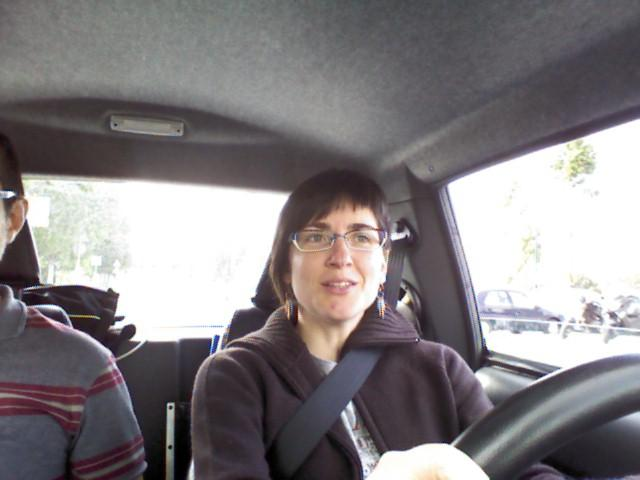
#> input picture Driver.jpg, 640 x 480 px, found by its file name
$ python drowsiness_detector.py
#> lines starting #> are read from the running program, lines starting #| are printed output that depends on the picture; after the words box and inside, x2 and y2 are one past the last pixel; in counts of white or black regions, pixels touching at a corner belong together
"""
Driver Drowsiness Detector — Image Input Pipeline
Stages:
  1. Grayscale        → cv2.cvtColor
  2. Filtering        → Gaussian / Bilateral blur
  3. Face Detection   → Haar Cascade (frontal face)
  4. Eye ROI Extract  → Haar eye cascade + geometric crop
  5. Feature Transform→ EAR (Eye Aspect Ratio) via MediaPipe landmarks
"""

import cv2
import numpy as np
import sys
from scipy.spatial import distance as dist


# ─────────────────────────────────────────────────────────────
# CONFIG
# ─────────────────────────────────────────────────────────────
FACE_CASCADE_PATH = cv2.data.haarcascades + "haarcascade_frontalface_default.xml"
EYE_CASCADE_PATH  = cv2.data.haarcascades + "haarcascade_eye.xml"

EAR_THRESH = 0.25   # below this → eye considered closed


# ─────────────────────────────────────────────────────────────
# STAGE 1 — Grayscale  (3 channels → 1 channel)
# ─────────────────────────────────────────────────────────────
def to_grayscale(frame: np.ndarray) -> np.ndarray:
    gray = cv2.cvtColor(frame, cv2.COLOR_BGR2GRAY)
    print(f"[Stage 1] Grayscale shape: {gray.shape}")
    return gray


# ─────────────────────────────────────────────────────────────
# STAGE 2 — Filtering  (denoise)
# ─────────────────────────────────────────────────────────────
def filter_frame(gray: np.ndarray, method: str = "bilateral") -> np.ndarray:
    if method == "gaussian":
        filtered = cv2.GaussianBlur(gray, (5, 5), 0)
    else:  # bilateral preserves edges better for face/eye detection
        filtered = cv2.bilateralFilter(gray, d=9, sigmaColor=75, sigmaSpace=75)
    print(f"[Stage 2] Filtering method: {method}")
    return filtered


# ─────────────────────────────────────────────────────────────
# STAGE 3 — Face Detection  (Haar Cascade frontal face)
# ─────────────────────────────────────────────────────────────
def detect_faces(gray: np.ndarray, frame: np.ndarray):
    face_cascade    = cv2.CascadeClassifier(FACE_CASCADE_PATH)
    profile_cascade = cv2.CascadeClassifier(cv2.data.haarcascades + "haarcascade_profileface.xml")

    # Try frontal first
    faces = face_cascade.detectMultiScale(
        gray,
        scaleFactor=1.1,
        minNeighbors=5,
        minSize=(80, 80),
    )

    # If frontal fails, relax parameters (catches tilted/drowsy faces)
    if len(faces) == 0:
        print("[Stage 3] Frontal strict failed, trying relaxed...")
        faces = face_cascade.detectMultiScale(
            gray,
            scaleFactor=1.05,
            minNeighbors=3,
            minSize=(60, 60),
        )

    # If still nothing, try profile cascade (tilted head)
    if len(faces) == 0:
        print("[Stage 3] Frontal relaxed failed, trying profile...")
        faces = face_cascade.detectMultiScale(
            cv2.flip(gray, 1),  # try mirrored too
            scaleFactor=1.05,
            minNeighbors=3,
            minSize=(60, 60),
        )
        # Mirror coordinates back
        if len(faces) > 0:
            h_img, w_img = gray.shape
            faces = np.array([(w_img - x - w, y, w, h) for (x, y, w, h) in faces])

    print(f"[Stage 3] Faces detected: {len(faces)}")

    for (x, y, w, h) in faces:
        cv2.rectangle(frame, (x, y), (x + w, y + h), (0, 200, 100), 2)
        cv2.putText(frame, "Face", (x, y - 6),
                    cv2.FONT_HERSHEY_SIMPLEX, 0.6, (0, 200, 100), 2)

    return faces, frame


# ─────────────────────────────────────────────────────────────
# STAGE 4 — Eye ROI Extraction  (Haar eye cascade + geometric crop)
# ─────────────────────────────────────────────────────────────
def apply_nms(eyes, overlap_thresh=0.3):
    """Suppress overlapping eye boxes, keep the largest (highest area)."""
    if len(eyes) == 0:
        return []
    boxes  = np.array([[x, y, x+w, y+h] for (x,y,w,h) in eyes], dtype=float)
    areas  = (boxes[:,2]-boxes[:,0]) * (boxes[:,3]-boxes[:,1])
    order  = areas.argsort()[::-1]
    keep   = []
    while len(order) > 0:
        i = order[0]
        keep.append(i)
        xx1 = np.maximum(boxes[i,0], boxes[order[1:],0])
        yy1 = np.maximum(boxes[i,1], boxes[order[1:],1])
        xx2 = np.minimum(boxes[i,2], boxes[order[1:],2])
        yy2 = np.minimum(boxes[i,3], boxes[order[1:],3])
        inter = np.maximum(0, xx2-xx1) * np.maximum(0, yy2-yy1)
        iou   = inter / (areas[i] + areas[order[1:]] - inter)
        order = order[1:][iou < overlap_thresh]
    return [eyes[i] for i in keep]


def extract_eye_rois(gray: np.ndarray, frame: np.ndarray, faces):
    eye_cascade = cv2.CascadeClassifier(EYE_CASCADE_PATH)
    all_eye_rois = []

    for (fx, fy, fw, fh) in faces:
        # Geometric crop: upper 55% of face only
        eye_region_gray = gray[fy : fy + int(fh * 0.55), fx : fx + fw]

        eyes_raw = eye_cascade.detectMultiScale(
            eye_region_gray,
            scaleFactor=1.1,
            minNeighbors=5,
            minSize=(20, 20),
        )

        print(f"[Stage 4] Raw detections: {len(eyes_raw)}")

        # NMS → remove overlapping duplicates
        eyes = apply_nms(list(eyes_raw) if len(eyes_raw) > 0 else [])

        # Ratio filter: keep only boxes whose size is plausible for a real eye
        # Eye width  should be 10-40% of face width
        # Eye height should be  5-25% of face height
        MIN_EYE_W, MAX_EYE_W = 0.10 * fw, 0.40 * fw
        MIN_EYE_H, MAX_EYE_H = 0.05 * fh, 0.25 * fh
        eyes = [(x,y,w,h) for (x,y,w,h) in eyes
                if MIN_EYE_W <= w <= MAX_EYE_W and MIN_EYE_H <= h <= MAX_EYE_H]
        print(f"[Stage 4] After ratio filter: {len(eyes)}")

        # Split face into left/right halves, pick best candidate from each
        mid_x = fw // 2
        left_candidates  = [(x,y,w,h) for (x,y,w,h) in eyes if (x + w//2) < mid_x]
        right_candidates = [(x,y,w,h) for (x,y,w,h) in eyes if (x + w//2) >= mid_x]

        best_left  = max(left_candidates,  key=lambda e: e[2]*e[3]) if left_candidates  else None
        best_right = max(right_candidates, key=lambda e: e[2]*e[3]) if right_candidates else None

        eyes = [e for e in [best_left, best_right] if e is not None]
        eyes = sorted(eyes, key=lambda e: e[0])  # left-to-right

        print(f"[Stage 4] Eyes after NMS + filter: {len(eyes)}")

        for (ex, ey, ew, eh) in eyes:
            abs_x, abs_y = fx + ex, fy + ey
            cv2.rectangle(frame,
                          (abs_x, abs_y),
                          (abs_x + ew, abs_y + eh),
                          (255, 180, 0), 2)
            roi_gray = eye_region_gray[ey : ey + eh, ex : ex + ew]
            all_eye_rois.append((roi_gray, (abs_x, abs_y, ew, eh)))

    return all_eye_rois, frame


# ─────────────────────────────────────────────────────────────
# STAGE 5 — Pupil detection via HoughCircles
# ─────────────────────────────────────────────────────────────
def detect_pupil(roi_gray: np.ndarray, roi_w: int, roi_h: int):
    """
    Detect pupil in eye ROI using HoughCircles.

    Steps:
    1. Resize ROI to fixed size for consistent detection
    2. Equalise histogram → boosts contrast of dark iris/pupil
    3. Blur to reduce noise (HoughCircles needs smooth input)
    4. HoughCircles to find circular pupil
    5. Filter by radius: pupil should be 10–40% of ROI width

    Returns: (circle, roi_display) where circle is (cx, cy, r) or None
    """
    if roi_gray is None or roi_gray.size == 0:
        return None, roi_gray

    # Step 1: resize to fixed width for consistent min/maxRadius
    scale  = 80 / roi_w
    rw     = 80
    rh     = max(1, int(roi_h * scale))
    roi    = cv2.resize(roi_gray, (rw, rh))

    # Step 2: histogram equalisation — improves contrast in varied lighting
    roi = cv2.equalizeHist(roi)

    # Step 3: Gaussian blur — required before HoughCircles
    roi_blur = cv2.GaussianBlur(roi, (7, 7), 1.5)

    # Step 4: HoughCircles
    # minRadius / maxRadius tuned to 10–40% of ROI width
    min_r = max(3,  int(rw * 0.10))
    max_r = max(min_r + 1, int(rw * 0.40))

    circles = cv2.HoughCircles(
        roi_blur,
        cv2.HOUGH_GRADIENT,
        dp=1.2,
        minDist=rw // 2,      # only one pupil per eye
        param1=50,            # Canny edge threshold
        param2=15,            # accumulator threshold (lower = more detections)
        minRadius=min_r,
        maxRadius=max_r
    )

    # Build a colour display ROI for visualisation
    roi_display = cv2.cvtColor(roi, cv2.COLOR_GRAY2BGR)

    if circles is not None:
        circles = np.round(circles[0, :]).astype(int)
        # Pick the circle closest to the ROI centre
        cx_roi, cy_roi = rw // 2, rh // 2
        best = min(circles, key=lambda c: abs(c[0]-cx_roi) + abs(c[1]-cy_roi))
        cx, cy, r = best
        cv2.circle(roi_display, (cx, cy), r,  (0, 255, 0), 1)
        cv2.circle(roi_display, (cx, cy), 2,  (0, 255, 0), -1)
        # Scale circle coords back to original ROI size
        orig_cx = int(cx / scale)
        orig_cy = int(cy / scale)
        orig_r  = int(r  / scale)
        return (orig_cx, orig_cy, orig_r), roi_display

    return None, roi_display


def feature_transform(eye_rois: list, frame: np.ndarray) -> list:
    """Detect pupil in each eye ROI and annotate the frame."""
    results_list = []
    eye_labels = ["Left", "Right"]

    for idx, (roi_gray, (ax, ay, aw, ah)) in enumerate(eye_rois):
        label = eye_labels[idx] if idx < 2 else f"Eye{idx+1}"

        circle, roi_display = detect_pupil(roi_gray, aw, ah)

        state = "OPEN" if circle is not None else "CLOSED"
        color = (0, 220, 0) if state == "OPEN" else (0, 0, 255)

        print(f"[Stage 5] {label} eye | Pupil: {'detected' if circle else 'not found'} → {state}")

        # Draw pupil circle on main frame if found
        if circle is not None:
            pcx, pcy, pr = circle
            cv2.circle(frame, (ax + pcx, ay + pcy), pr, (0, 255, 0), 1)
            cv2.circle(frame, (ax + pcx, ay + pcy), 2,  (0, 255, 0), -1)

        # Coloured border around eye box
        cv2.rectangle(frame, (ax, ay), (ax + aw, ay + ah), color, 2)

        # Label
        cv2.putText(frame, f"{label}: {state}",
                    (ax, ay - 8),
                    cv2.FONT_HERSHEY_SIMPLEX, 0.45, color, 1)

        results_list.append({"eye": label, "state": state, "pupil": circle})

    return results_list


# ─────────────────────────────────────────────────────────────
# DROWSINESS VERDICT
# ─────────────────────────────────────────────────────────────
def drowsiness_verdict(eye_results: list) -> str:
    if not eye_results:
        return "NO EYES DETECTED"

    closed = sum(1 for r in eye_results if r["state"] == "CLOSED")
    verdict = "DROWSY" if closed >= 1 else "AWAKE"
    print(f"\n[Result] Closed eyes: {closed}/{len(eye_results)} → {verdict}")
    return verdict


# ─────────────────────────────────────────────────────────────
# MAIN PIPELINE
# ─────────────────────────────────────────────────────────────
def run_pipeline(image_path: str):
#> called with image_path = 'driver.jpg'
    frame = cv2.imread(image_path)
#> frame is the input picture: shape (480, 640, 3); mean B, G, R 129, 126.4, 131.1
    if frame is None:
        raise FileNotFoundError(f"Cannot open image: {image_path}")

    print(f"\n{'='*55}")
    print(f"  Driver Drowsiness Detector — Image: {image_path}")
    print(f"{'='*55}\n")

    # Stage 1
    gray = to_grayscale(frame)
#> in to_grayscale, `gray = cv2.cvtColor(frame, cv2.COLOR_BGR2GRAY)`:
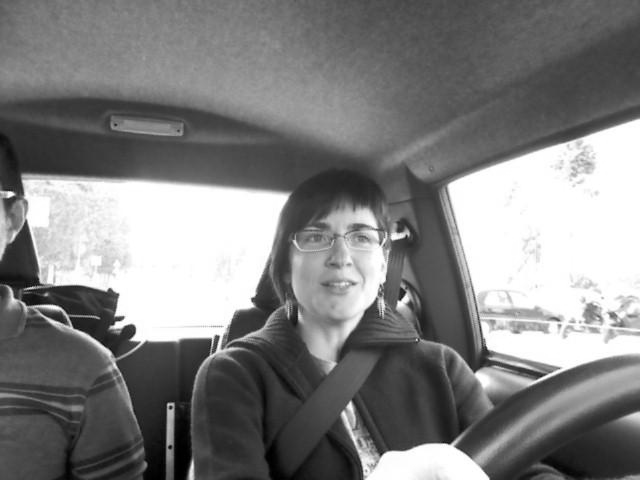
#> gray: shape (480, 640); min 0, max 255, mean 128.1
#| [Stage 1] Grayscale shape: (480, 640)

    # Stage 2
    filtered = filter_frame(gray, method="bilateral")

    # Stage 3
    faces, frame = detect_faces(filtered, frame)
#> in detect_faces, `faces = face_cascade.detectMultiScale( gray, scaleFactor=1.1, minNeigh..`: faces = [[283, 192, 117, 117]]
#| [Stage 3] Faces detected: 1
#> the loop in detect_faces, `for (x, y, w, h) in faces:` made 1 pass
#> after the loop in detect_faces, `for (x, y, w, h) in faces:`:
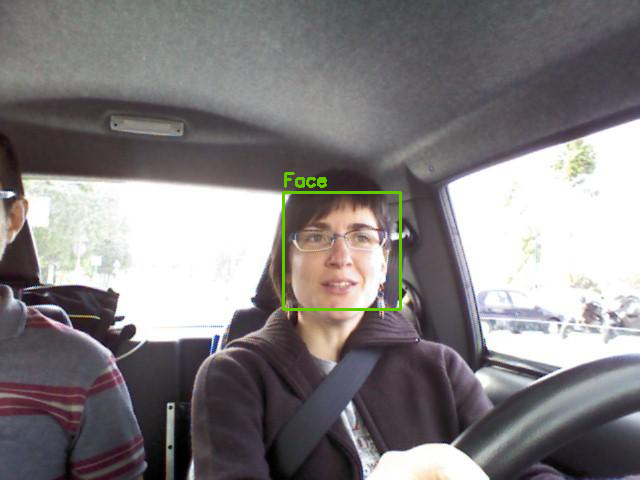
#> frame: shape (480, 640, 3); 0.56% of pixels changed, all inside (x1, y1, x2, y2) = (282, 172, 402, 311)
#> faces = [[283, 192, 117, 117]]

    if len(faces) == 0:
        print("[!] No face found. Exiting.")
        cv2.imshow("Result", frame)
        cv2.waitKey(0)
        cv2.destroyAllWindows()
        return

    # Stage 4
    eye_rois, frame = extract_eye_rois(filtered, frame, faces)
#> the loop in extract_eye_rois, `for (fx, fy, fw, fh) in faces:` made 1 pass
#> (fx, fy, fw, fh, eyes_raw, boxes in apply_nms, areas in apply_nms) on pass 1: (283, 192, 117, 117, [[23, 34, 23, 23], [65, 33, 25, 25], [59, 11, 49, 49]], [[23, 34, 46, 57], [65, 33, 90, 58], [59, 11, 108, 60]], [529, 625, 2401])
#| [Stage 4] Raw detections: 3
#| [Stage 4] After ratio filter: 2
#| [Stage 4] Eyes after NMS + filter: 2
#> pass 1, in extract_eye_rois, `eye_region_gray = gray[fy : fy + int(fh * 0.55), fx : fx + fw]`:
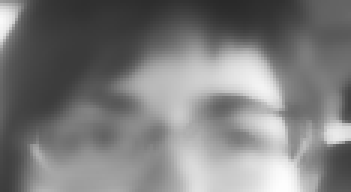
#> eye_region_gray: shape (64, 117) (shown 3 times larger); min 41, max 253, mean 124.6
#> after the loop in extract_eye_rois, `for (fx, fy, fw, fh) in faces:`:
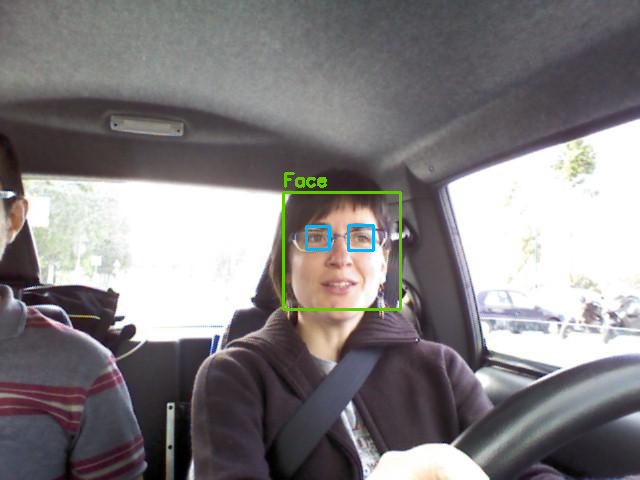
#> frame: shape (480, 640, 3); 0.18% of pixels changed, all inside (x1, y1, x2, y2) = (305, 224, 375, 252)
#> after the loop in extract_eye_rois, `for (fx, fy, fw, fh) in faces:`: all_eye_rois = 2 items
#> eye_rois = 2 items

    # Stage 5
    eye_results = feature_transform(eye_rois, frame)
#> the loop in feature_transform, `for idx, (roi_gray, (ax, ay, aw, ah)) in enumerate(eye_rois):` made 2 passes
#> (ax, ay, aw, ah, label, scale in detect_pupil, rw in detect_pupil, rh in detect_pupil) on pass 2: (348, 225, 25, 25, 'Right', 3.2, 80, 80)
#> (ax, ay, aw, ah, label, scale in detect_pupil, rw in detect_pupil, rh in detect_pupil) on pass 1: (306, 226, 23, 23, 'Left', 3.48, 80, 80)
#| [Stage 5] Left eye | Pupil: detected → OPEN
#| [Stage 5] Right eye | Pupil: detected → OPEN
#> pass 1, in detect_pupil, `roi = cv2.equalizeHist(roi)`:
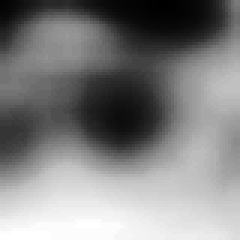
#> roi: shape (80, 80) (shown 3 times larger); min 0, max 255, mean 129.5
#> after the loop in feature_transform, `for idx, (roi_gray, (ax, ay, aw, ah)) in enumerate(eye_rois):`:
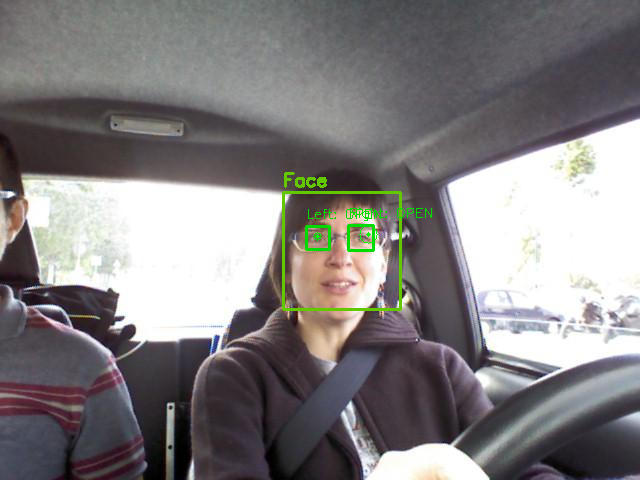
#> frame: shape (480, 640, 3); 0.33% of pixels changed, all inside (x1, y1, x2, y2) = (305, 207, 432, 252)
#> eye_results = 2 items

    # Verdict
    verdict = drowsiness_verdict(eye_results)
#> in drowsiness_verdict, `closed = sum(1 for r in eye_results if r["state"] == "CLOSED")`: closed = 0
#> in drowsiness_verdict, `verdict = "DROWSY" if closed >= 1 else "AWAKE"`: verdict = 'AWAKE'
#| [Result] Closed eyes: 0/2 → AWAKE
#> verdict = 'AWAKE'
    color = (0, 0, 255) if "DROWSY" in verdict else (0, 200, 50)
#> color = (0, 200, 50)
    cv2.putText(frame, verdict, (20, 40),
                cv2.FONT_HERSHEY_DUPLEX, 1.1, color, 2)
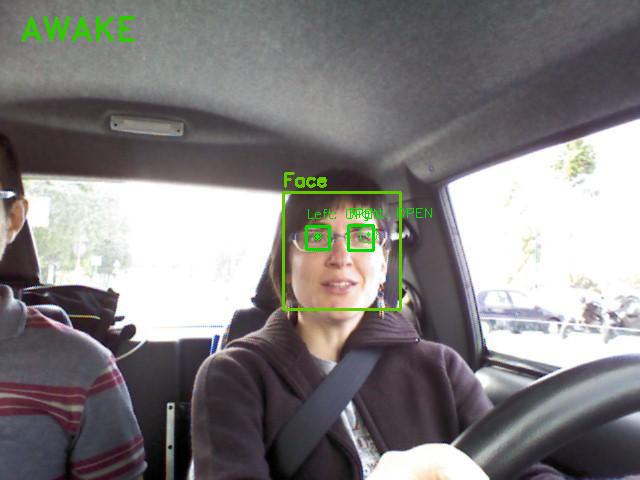
#> frame: shape (480, 640, 3); 0.39% of pixels changed, all inside (x1, y1, x2, y2) = (21, 16, 135, 42)

    # Save + show
    out_path = "drowsiness_result.jpg"
    cv2.imwrite(out_path, frame)
    print(f"\n[✓] Output saved → {out_path}")

    cv2.imshow("Driver Drowsiness Detector", frame)
    cv2.waitKey(0)
    cv2.destroyAllWindows()


# ─────────────────────────────────────────────────────────────
if __name__ == "__main__":
    img = sys.argv[1] if len(sys.argv) > 1 else "driver.jpg"
    run_pipeline(img)
